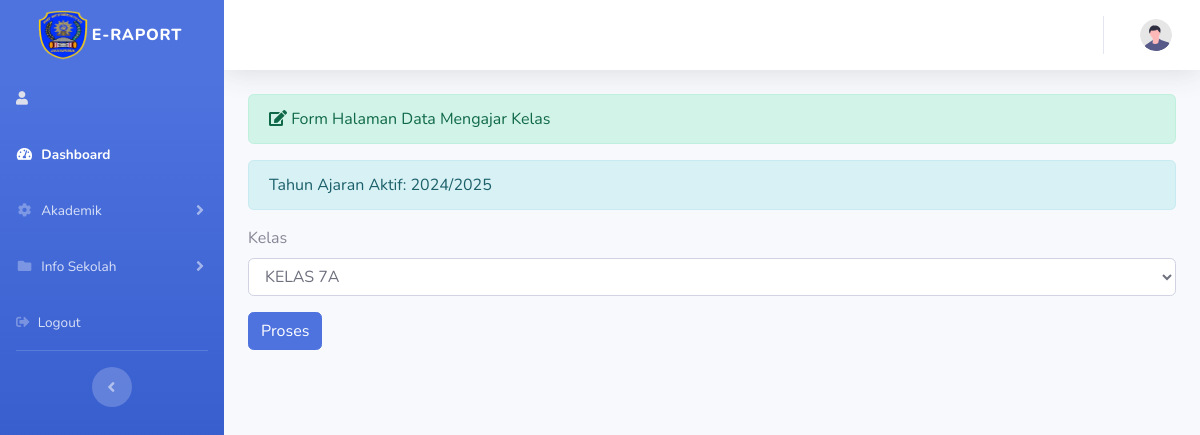
The app's page /index.php/administrator/mengajar, older data.
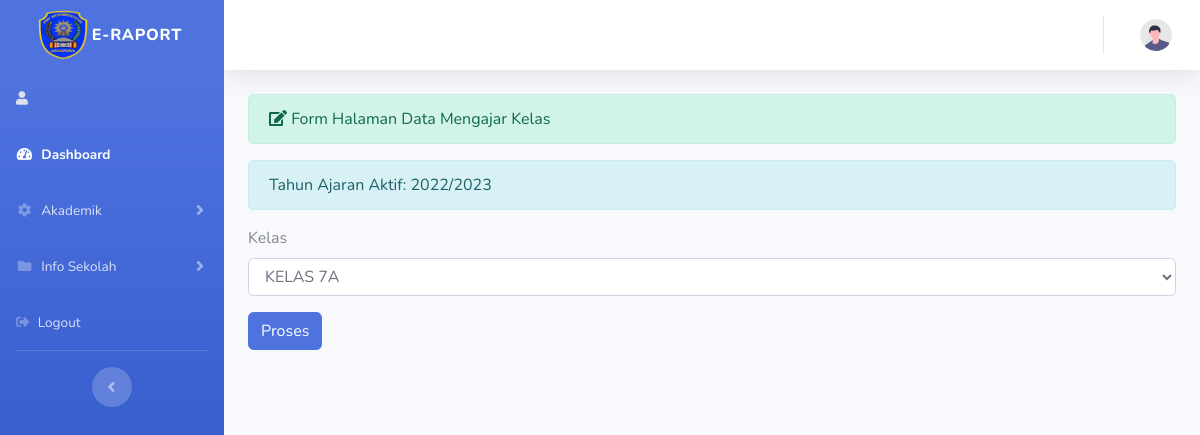
The same page, newer data.
### tables this page shows
CREATE TABLE `tahun_ajaran` (
  `id_tahun` bigint(10) NOT NULL,
  `tahun_ajaran` varchar(20) NOT NULL,
  `status` varchar(20) NOT NULL
);

### application/controllers/administrator/mengajar.php (called while the page is built, shortened)
<?php
class Mengajar extends CI_Controller {
    public function __construct() {
        $this->load->model('Mengajar_model');
        $this->load->library('form_validation');
    }
    public function index() {
        $data = array(
            'id_kelas' => set_value('id_kelas'),
            'tahun_ajaran_aktif' => $this->Mengajar_model->get_tahun_ajaran_aktif()
        );
        $this->load->view('templates_administrator/header');
        $this->load->view('templates_administrator/sidebar');
        $this->load->view('administrator/masuk_mengajar', $data);
        $this->load->view('templates_administrator/footer');
    }
}
?>

### index.php (called while the page is built, shortened)
<?php
require_once BASEPATH.'core/CodeIgniter.php';

### application/models/mengajar_model.php (called while the page is built, shortened)
<?php
class Mengajar_model extends CI_Model {
    public function get_tahun_ajaran_aktif() {
        $this->db->where('status', 'aktif');
        $query = $this->db->get('tahun_ajaran');
        return $query->num_rows() > 0 ? $query->row() : null;
    }
}
?>

### application/views/administrator/masuk_mengajar.php (the view, shortened to what this page needs)
<div class="container-fluid">
    <div class="alert alert-success" role="alert">
        <i class="fas fa-edit"></i> Form Halaman Data Mengajar Kelas
    </div>
    <div class="alert alert-info">
        Tahun Ajaran Aktif: <?php echo isset($tahun_ajaran_aktif->tahun_ajaran) ? $tahun_ajaran_aktif->tahun_ajaran : 'Tidak ada tahun ajaran aktif'; ?>
    </div>
    <form method="post" action="<?php echo base_url('administrator/mengajar/mengajar_aksi'); ?>">
        <div class="form-group">
            <label>Kelas</label>
            <?php
                $query_kelas = $this->db->query('SELECT id_kelas, nama_kelas FROM kelas');
                $kelas = $query_kelas->result();
                $kelasDropdown = array();
                foreach ($kelas as $kelas_item) {
                    $kelasDropdown[$kelas_item->id_kelas] = $kelas_item->nama_kelas;
                }
                echo form_dropdown('id_kelas', $kelasDropdown, '', 'class="form-control" id="id_kelas"');
            ?>
        </div>
        <button type="submit" class="btn btn-primary">Proses</button>
    </form>
</div>

Row changes from the older to the newer data that the page shows:
no longer on this page (row edited): tahun_ajaran: tahun_ajaran "2024/2025"
now on this page (row edited): tahun_ajaran: tahun_ajaran "2022/2023"
